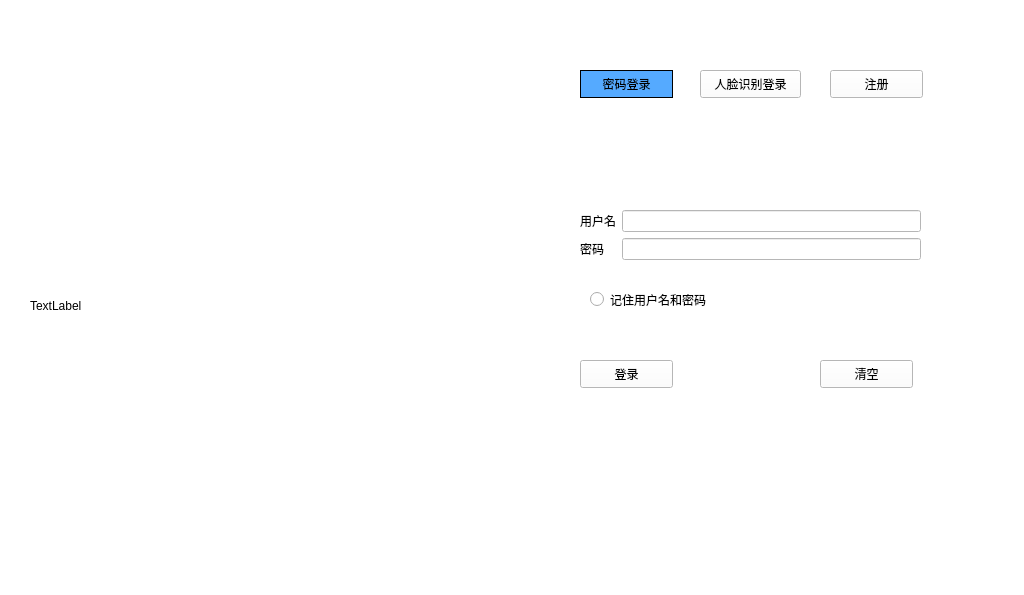
<?xml version="1.0" encoding="UTF-8"?>
<ui version="4.0">
 <class>Form</class>
 <widget class="QWidget" name="Form">
  <property name="geometry">
   <rect>
    <x>0</x>
    <y>0</y>
    <width>1024</width>
    <height>595</height>
   </rect>
  </property>
  <property name="windowTitle">
   <string>Form</string>
  </property>
  <property name="styleSheet">
   <string notr="true">background-color: rgb(255, 255, 255);</string>
  </property>
  <widget class="QLabel" name="label">
   <property name="geometry">
    <rect>
     <x>30</x>
     <y>80</y>
     <width>471</width>
     <height>451</height>
    </rect>
   </property>
   <property name="text">
    <string>TextLabel</string>
   </property>
  </widget>
  <widget class="QPushButton" name="pushButton">
   <property name="geometry">
    <rect>
     <x>580</x>
     <y>70</y>
     <width>93</width>
     <height>28</height>
    </rect>
   </property>
   <property name="styleSheet">
    <string notr="true">QPushButton{
background-color: rgb(85, 170, 255);
border: 1px solid;
}</string>
   </property>
   <property name="text">
    <string>密码登录</string>
   </property>
  </widget>
  <widget class="QPushButton" name="pushButton_2">
   <property name="geometry">
    <rect>
     <x>700</x>
     <y>70</y>
     <width>101</width>
     <height>28</height>
    </rect>
   </property>
   <property name="text">
    <string>人脸识别登录</string>
   </property>
  </widget>
  <widget class="QPushButton" name="pushButton_3">
   <property name="geometry">
    <rect>
     <x>830</x>
     <y>70</y>
     <width>93</width>
     <height>28</height>
    </rect>
   </property>
   <property name="text">
    <string>注册</string>
   </property>
  </widget>
  <widget class="QStackedWidget" name="stackedWidget">
   <property name="geometry">
    <rect>
     <x>570</x>
     <y>160</y>
     <width>401</width>
     <height>351</height>
    </rect>
   </property>
   <property name="currentIndex">
    <number>0</number>
   </property>
   <widget class="QWidget" name="page">
    <widget class="QWidget" name="formLayoutWidget">
     <property name="geometry">
      <rect>
       <x>10</x>
       <y>50</y>
       <width>341</width>
       <height>61</height>
      </rect>
     </property>
     <layout class="QFormLayout" name="formLayout">
      <item row="0" column="0">
       <widget class="QLabel" name="label_2">
        <property name="text">
         <string>用户名</string>
        </property>
       </widget>
      </item>
      <item row="1" column="0">
       <widget class="QLabel" name="label_3">
        <property name="text">
         <string>密码</string>
        </property>
       </widget>
      </item>
      <item row="0" column="1">
       <widget class="QLineEdit" name="lineEdit"/>
      </item>
      <item row="1" column="1">
       <widget class="QLineEdit" name="lineEdit_2"/>
      </item>
     </layout>
    </widget>
    <widget class="QPushButton" name="pushButton_4">
     <property name="geometry">
      <rect>
       <x>10</x>
       <y>200</y>
       <width>93</width>
       <height>28</height>
      </rect>
     </property>
     <property name="text">
      <string>登录</string>
     </property>
    </widget>
    <widget class="QPushButton" name="pushButton_5">
     <property name="geometry">
      <rect>
       <x>250</x>
       <y>200</y>
       <width>93</width>
       <height>28</height>
      </rect>
     </property>
     <property name="text">
      <string>清空</string>
     </property>
    </widget>
    <widget class="QRadioButton" name="radioButton">
     <property name="geometry">
      <rect>
       <x>20</x>
       <y>130</y>
       <width>161</width>
       <height>19</height>
      </rect>
     </property>
     <property name="text">
      <string>记住用户名和密码</string>
     </property>
    </widget>
   </widget>
   <widget class="QWidget" name="page_2">
    <widget class="QLabel" name="label_4">
     <property name="geometry">
      <rect>
       <x>20</x>
       <y>20</y>
       <width>341</width>
       <height>311</height>
      </rect>
     </property>
     <property name="text">
      <string>TextLabel</string>
     </property>
    </widget>
   </widget>
   <widget class="QWidget" name="page_3">
    <widget class="QWidget" name="formLayoutWidget_2">
     <property name="geometry">
      <rect>
       <x>20</x>
       <y>50</y>
       <width>331</width>
       <height>61</height>
      </rect>
     </property>
     <layout class="QFormLayout" name="formLayout_2">
      <item row="0" column="0">
       <widget class="QLabel" name="label_5">
        <property name="text">
         <string>TextLabel</string>
        </property>
       </widget>
      </item>
      <item row="1" column="0">
       <widget class="QLabel" name="label_6">
        <property name="text">
         <string>TextLabel</string>
        </property>
       </widget>
      </item>
      <item row="0" column="1">
       <widget class="QLineEdit" name="lineEdit_3"/>
      </item>
      <item row="1" column="1">
       <widget class="QLineEdit" name="lineEdit_4"/>
      </item>
     </layout>
    </widget>
    <widget class="QPushButton" name="pushButton_6">
     <property name="geometry">
      <rect>
       <x>20</x>
       <y>210</y>
       <width>93</width>
       <height>28</height>
      </rect>
     </property>
     <property name="text">
      <string>登录</string>
     </property>
    </widget>
    <widget class="QPushButton" name="pushButton_7">
     <property name="geometry">
      <rect>
       <x>240</x>
       <y>210</y>
       <width>93</width>
       <height>28</height>
      </rect>
     </property>
     <property name="text">
      <string>清空</string>
     </property>
    </widget>
   </widget>
  </widget>
 </widget>
 <resources/>
 <connections/>
</ui>
